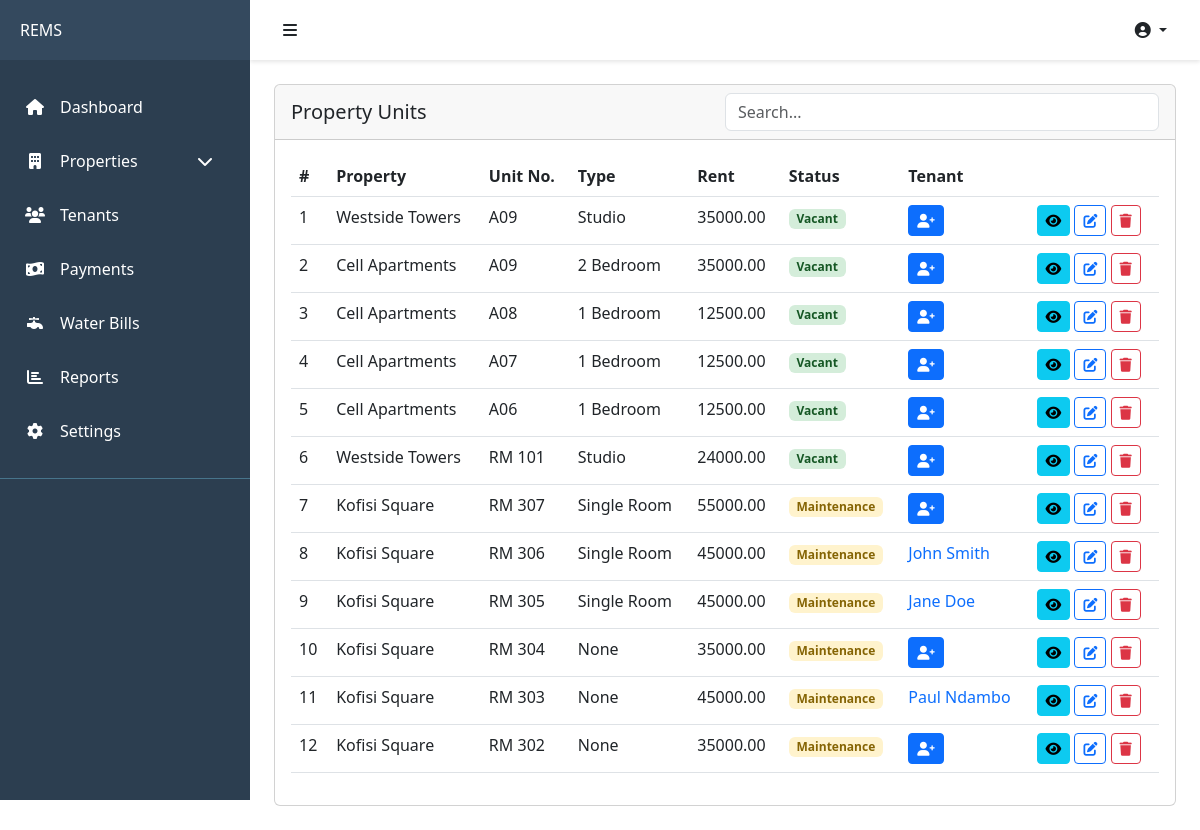
Screenshot of /properties/units/ (signed in) with the database file from the repository.
### apps/properties/models.py (models this page shows, shortened)
class PropertyUnit(AbstractBaseModel):
    property = models.ForeignKey(Property, on_delete=models.CASCADE, related_name="propertyunits")
    name = models.CharField(max_length=255)
    rent = models.DecimalField(max_digits=10, decimal_places=2, default=0.00)
    is_occupied = models.BooleanField(default=False)
    floor = models.CharField(max_length=255, null=True, blank=True, default="1") #models.PositiveIntegerField(default=1)
    unit_type = models.CharField(max_length=255, null=True, blank=True)
    tenant = models.ForeignKey('tenants.Tenant', on_delete=models.SET_NULL, null=True, blank=True)
    status = models.CharField(max_length=255, null=True, blank=True)
    size = models.FloatField(default=0)

class Property(AbstractBaseModel):
    owner = models.ForeignKey('users.User', on_delete=models.CASCADE)
    name = models.CharField(max_length=255)
    phone_number = models.CharField(max_length=255, null=True, blank=True)
    description = models.TextField()
    address = models.CharField(max_length=255)
    city = models.CharField(max_length=255)
    country = models.CharField(max_length=255)
    units = models.PositiveIntegerField()
    def __str__(self):
        return self.name

### apps/tenants/models.py (models this page shows, shortened)
class Tenant(AbstractBaseModel):
    user = models.OneToOneField('users.User', on_delete=models.CASCADE)
    lease_date = models.DateField(null=True)
    move_in_date = models.DateField(null=True)
    status = models.CharField(max_length=255, default='Active')
    occupation = models.CharField(max_length=255, null=True, blank=True)
    lease_duration = models.CharField(max_length=255, null=True, blank=True)
    renews_every = models.CharField(max_length=255, null=True, blank=True)

### apps/users/models.py (models this page shows, shortened)
class User(AbstractUser, AbstractBaseModel):
    role = models.CharField(max_length=255, default='Landlord')
    phone = models.CharField(max_length=255, blank=True, null=True)
    address = models.TextField(blank=True, null=True)
    city = models.CharField(max_length=255, blank=True, null=True)
    state = models.CharField(max_length=255, blank=True, null=True)
    zip_code = models.CharField(max_length=255, blank=True, null=True)
    country = models.CharField(max_length=255, blank=True, null=True)
    avatar = models.ImageField(upload_to='avatars/', blank=True, null=True)
    gender = models.CharField(max_length=255, blank=True, null=True)
    id_number = models.CharField(max_length=255, null=True, blank=True)
    def name(self):
        return f'{self.first_name} {self.last_name}'

### apps/properties/views.py (the view)
# urls.py: path('units/', property_units, name='units'),
@login_required
def property_units(request):
    units = PropertyUnit.objects.all().order_by("-created_at")
    return render(request, 'properties/units/units.html', {'units': units})

### templates/properties/units/units.html (shortened to what this page needs)
{% extends "base.html" %}
{% block content %}
<div class="card">
    <div class="card-header">
        <div class="d-flex justify-content-between align-items-center">
            <div class="col">
            <h5 class="mb-0">Property Units</h5>
        </div>
            <div class="col">
                <input type="text" class="form-control" placeholder="Search..."
                id="searchInput" value="{{ search_query }}">
            </div>
        </div>
    </div>
    <div class="card-body">
        <table id="tenantsTable" class="table" style="width:100%">
            <thead>
                <tr>
                    <th>#</th>
                    <th>Property</th>
                    <th>Unit No.</th>
                    <th>Type</th>
                    <th>Rent</th>
                    <th>Status</th>
                    <th>Tenant</th>
                    <th></th>
                </tr>
            </thead>
            <tbody>
                {% for unit in units %}
                <tr>
                    <td>{{forloop.counter}}</td>
                    <td>{{unit.property}}</td>
                    <td>{{unit.name}}</td>
                    <td>{{unit.unit_type}}</td>
                    <td>{{unit.rent}}</td>
                    <td>
                        {% if unit.status == 'Vacant' %}
                            <span class="badge unit-vacant">Vacant</span>
                        {% elif unit.status == 'Occupied' %}
                            <span class="badge unit-occupied">Occupied</span>
                        {% else %}
                            <span class="badge unit-maintenance">Maintenance</span>
                        {% endif %}
                    </td>
                    <td>
                        {% if unit.tenant %}
                            <a href="{% url 'tenant-detail' unit.tenant.id %}" style="text-decoration: none;">{{ unit.tenant.user.name }}</a>
                        {% else %}
                        <button class="btn btn-sm btn-primary"><i class="fas fa-user-plus"></i></button>
                        {% endif %}
                    </td>
                    <td>
                        <a href="{% url 'unit-detail' unit.id %}" class="btn btn-sm btn-info"><i class="fas fa-eye"></i></a>
                        <button class="btn btn-sm btn-outline-primary" data-bs-toggle="modal" data-bs-target="#editUnitModal{{unit.id}}">
                            <i class="fas fa-edit"></i>
                        </button>
                        <button class="btn btn-sm btn-outline-danger" data-bs-toggle="modal" data-bs-target="#deleteUnitModal{{unit.id}}">
                            <i class="fas fa-trash"></i>
                        </button>
                    </td>
                </tr>
                {% endfor %}
            </tbody>
        </table>
    </div>
</div>
{% endblock content %}

### templates/base.html (style rules this page uses)
:root { --sidebar-width: 250px; --sidebar-collapsed-width: 70px; --topbar-height: 60px; --primary-color: #2c3e50; --secondary-color: #34495e; }

### templates/properties/units/units.html (style rules this page uses)
.unit-vacant { background-color: #d4edda; color: #155724; }
.unit-maintenance { background-color: #fff3cd; color: #856404; }

### rows the page displays
PropertyUnit: property "Westside Towers", name "A09", unit_type "Studio", rent "35000.00", status "Vacant"
PropertyUnit: property "Cell Apartments", name "A09", unit_type "2 Bedroom", rent "35000.00", status "Vacant"
PropertyUnit: property "Cell Apartments", name "A08", unit_type "1 Bedroom", rent "12500.00", status "Vacant"
PropertyUnit: property "Cell Apartments", name "A07", unit_type "1 Bedroom", rent "12500.00", status "Vacant"
PropertyUnit: property "Cell Apartments", name "A06", unit_type "1 Bedroom", rent "12500.00", status "Vacant"
PropertyUnit: property "Westside Towers", name "RM 101", unit_type "Studio", rent "24000.00", status "Vacant"
PropertyUnit: property "Kofisi Square", name "RM 307", unit_type "Single Room", rent "55000.00", shows "Maintenance"
PropertyUnit: property "Kofisi Square", name "RM 306", unit_type "Single Room", rent "45000.00", shows "Maintenance", tenant.user.name "John Smith"
PropertyUnit: property "Kofisi Square", name "RM 305", unit_type "Single Room", rent "45000.00", shows "Maintenance", tenant.user.name "Jane Doe"
PropertyUnit: property "Kofisi Square", name "RM 304", unit_type "None", rent "35000.00", shows "Maintenance"
PropertyUnit: property "Kofisi Square", name "RM 303", unit_type "None", rent "45000.00", shows "Maintenance", tenant.user.name "Paul Ndambo"
PropertyUnit: property "Kofisi Square", name "RM 302", unit_type "None", rent "35000.00", shows "Maintenance"
